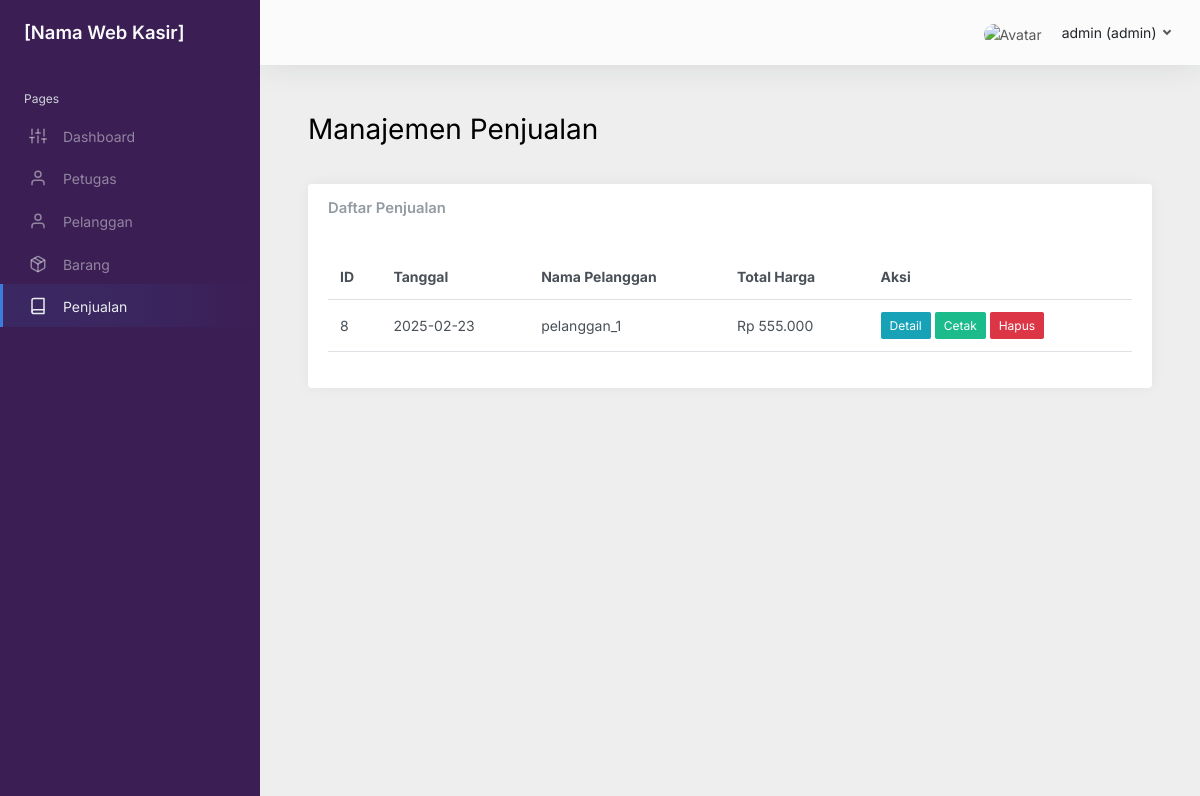
Screenshot of /penjualan.php (signed in) with the database file from the repository.
### tables this page shows
CREATE TABLE `penjualan` (
  `id_penjualan` int NOT NULL,
  `total_harga` decimal(65,0) NOT NULL,
  `id_pelanggan` int NOT NULL,
  `nama_pelanggan` varchar(255) NOT NULL,
  `tanggal_penjualan` date NOT NULL,
  `uang_dibayar` decimal(65,0) NOT NULL,
  `kembalian` decimal(65,0) NOT NULL
);

### penjualan.php (the view, shortened to what this page needs)
<?php
require 'layouts/header.php';
require './config/conn.php';
$query = "SELECT * FROM penjualan ORDER BY id_penjualan DESC";
$result = mysqli_query($conn, $query);
?>
<body>
    <div class="wrapper">
        <?php require './layouts/sidebar.php'; ?>
        <div class="main">
            <?php require './layouts/nav.php'; ?>
            <main class="content">
                <div class="container-fluid p-0">
                    <h1 class="h1 mb-3">Manajemen Penjualan</h1>
                    <br>
                    <div class="row">
                        <div class="col-12 d-flex">
                            <div class="card flex-fill">
                                <div class="card-header">
                                    <h5 class="card-title mb-0">Daftar Penjualan</h5>
                                </div>
                                <div class="card-body">
                                    <table class="table table-hover">
                                        <thead>
                                            <tr>
                                                <th>ID</th>
                                                <th>Tanggal</th>
                                                <th>Nama Pelanggan</th>
                                                <th>Total Harga</th>
                                                <th>Aksi</th>
                                            </tr>
                                        </thead>
                                        <tbody>
                                            <?php while ($row = mysqli_fetch_assoc($result)) : ?>
                                                <tr>
                                                    <td><?= htmlspecialchars($row['id_penjualan']); ?></td>
                                                    <td><?= htmlspecialchars($row['tanggal_penjualan']); ?></td>
                                                    <td><?= htmlspecialchars($row['nama_pelanggan']); ?></td>
                                                    <td>Rp <?= number_format($row['total_harga'], 0, ',', '.'); ?></td>
                                                    <td>
                                                        <a href="detail_penjualan.php?id=<?= $row['id_penjualan']; ?>"
                                                            class="btn btn-info btn-sm">Detail</a>
                                                        <a href="cetak_nota.php?id=<?= $row['id_penjualan']; ?>"
                                                            class="btn btn-success btn-sm"
                                                            target="_blank">Cetak</a>
                                                        <a href="hapus_penjualan.php?id=<?= $row['id_penjualan']; ?>"
                                                            class="btn btn-danger btn-sm"
                                                            onclick="return confirm('Yakin ingin menghapus penjualan ini?');">
                                                            Hapus
                                                        </a>
                                                    </td>
                                                </tr>
                                            <?php endwhile; ?>
                                        </tbody>
                                    </table>
                                </div>
                            </div>
                        </div>
                    </div>
                </div>
            </main>
            <?php require 'layouts/footer.php'; ?>

### css/custom.css (style rules this page uses)
main.content { background-color: #EEEEEE; }
div.main { background-color: #EEEEEE; }

### rows the page displays
penjualan: id_penjualan "8", tanggal_penjualan "2025-02-23", nama_pelanggan "pelanggan_1", total_harga "555.000"

### other values shown
$_SESSION['nama_petugas'] "admin"
$_SESSION['level'] "admin"
